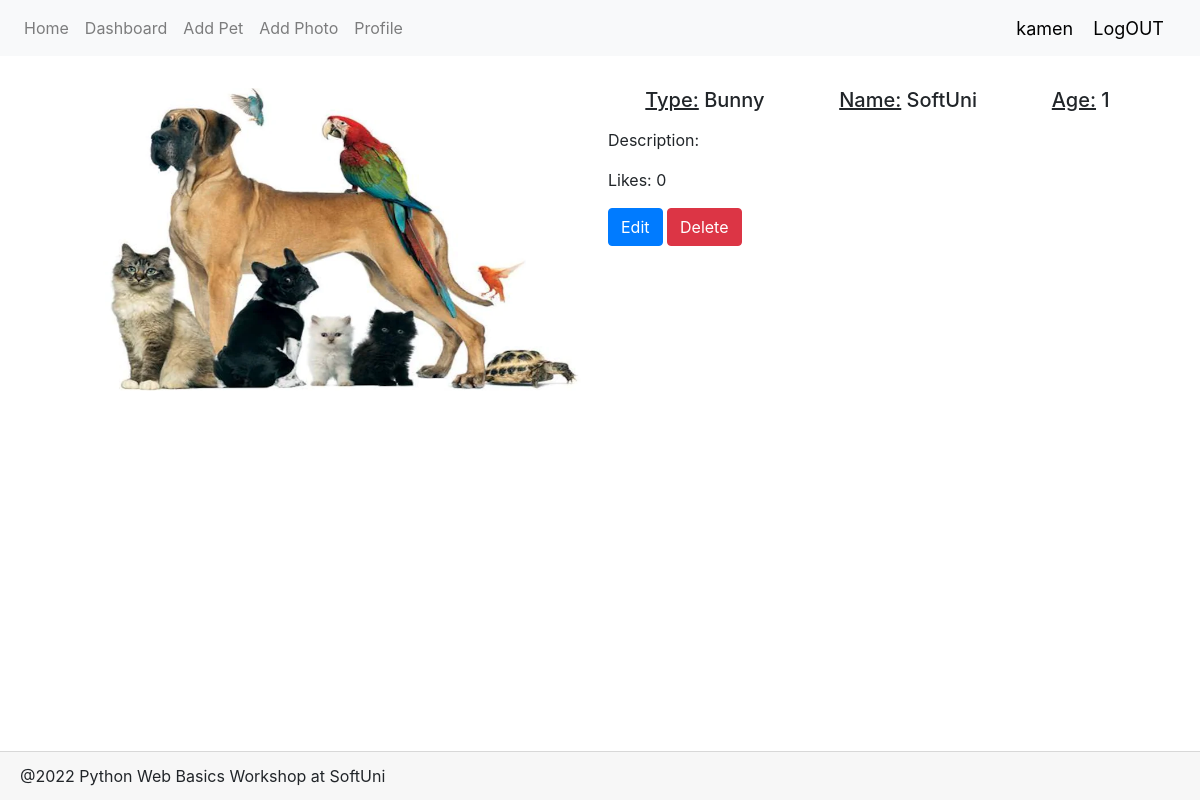
Before: /photo/details/2/ (signed in) with the older database file.
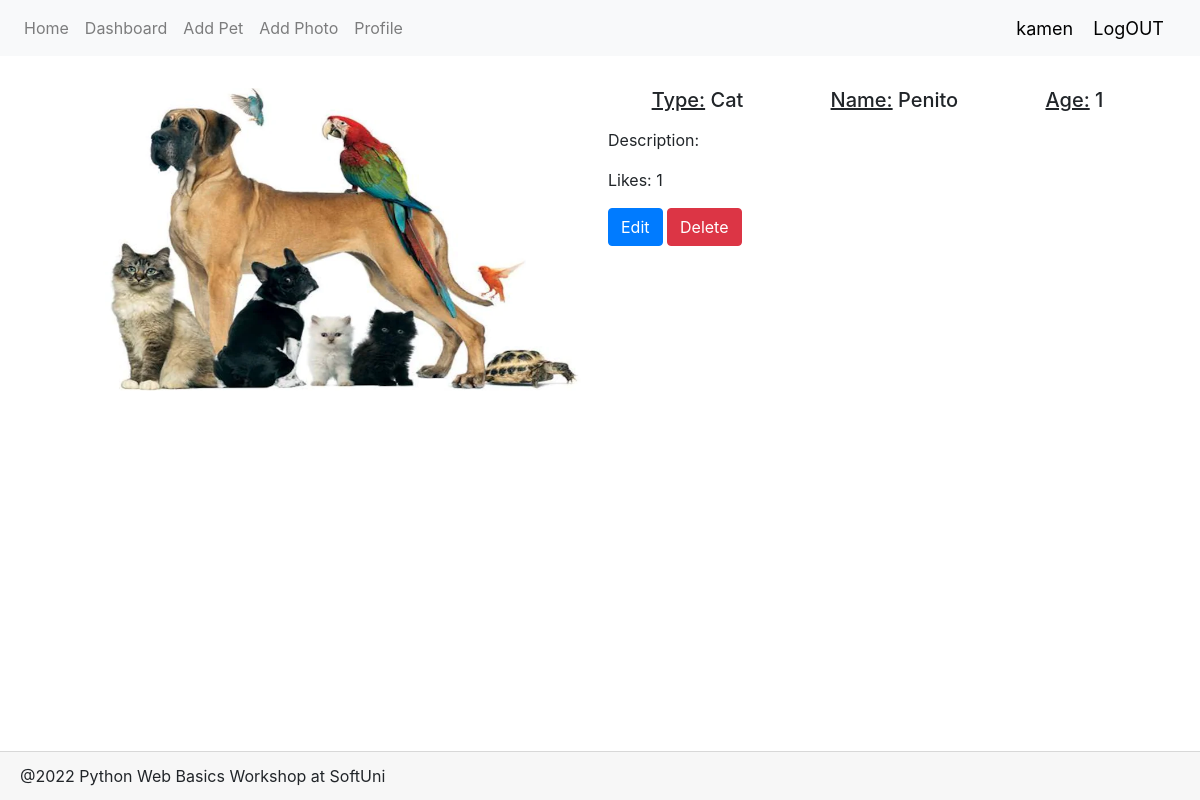
After: the same page with the newer database file.
### Petstagram/main_app/models.py (models this page shows, shortened)
class PetPhoto(models.Model):
    photo = models.ImageField(
        'Pet image',
        upload_to='images/',
    )
    tagged_pets = models.ManyToManyField(Pet)
    description = models.TextField(
        null=True,
        blank=True,
    )
    publication_date = models.DateTimeField(
        auto_now_add=True,
    )
    likes = models.IntegerField(
        default=0
    )
    account = models.ForeignKey(
        User,
        related_name='account_owner_photo',
        on_delete=models.CASCADE,
        unique=False,
    )
    list_who_like_photo = models.ManyToManyField(
        User,
        related_name='account_liked_photo',
        blank=True,
    )

class Pet(models.Model):
    TYPES = [(x, x) for x in ("Cat", "Dog", "Bunny", "Parrot", "Fish", "Other")]
    name = models.CharField('Pet name', max_length=30)
    type = models.CharField(
        max_length=max(len(x) for (x, y) in TYPES),
        choices=TYPES
    )
    date_of_birth = models.DateField(
        'Day of birth',
        null=True,
        blank=True
    )
    account = models.ForeignKey(
        User,
        on_delete=models.CASCADE,
    )
    @property
    def age(self):
        return datetime.datetime.now().year - self.date_of_birth.year
    class Meta:
        unique_together = ('name',)

### Petstagram/main_app/views/photos.py (the view)
# urls.py: path('photo/details/<str:pk>/', photos.PhotoDetailsView.as_view(), name='photo_details'),
class PhotoDetailsView(LoginRequiredMixin, generic.DetailView):
    template_name = 'photo_details.html'
    model = PetPhoto
    context_object_name = 'phototo'

### Petstagram/main_app/templatetags/profiles.py (called while the page is built)
@register.simple_tag()
def has_profile():
    return Profile.objects.count() > 0

### Petstagram/main_app/templates/photo_details.html
{% extends 'base.html' %}
{% block page_content %}
    <div class="d-flex">
        <div class="d-inline p-2 w-50">
            <img src= '{{ phototo.photo.url }}'
                 class="w-100 rounded mx-auto d-block" alt="{{ phototo.description }}">
        </div>
        <div class="d-inline p-2 w-50">
            {% for pet in phototo.tagged_pets.all %}
                <div class="d-flex justify-content-around">
                    <h5><u>Type:</u> {{ pet.type }}</h5>
                    <h5><u>Name:</u> {{ pet.name }}</h5>
                    {% if pet.date_of_birth %}
                        <h5><u>Age:</u> {{ pet.age }}</h5>
                    {% endif %}
                </div>
            {% endfor %}
            <p class="mt-2">Description: {{ phototo.description }}</p>
            <p class="mt-2">Likes: {{ phototo.likes }}</p>
            {% if request.user.id != phototo.account.id %}
                <a href="{% url 'like_photo' phototo.id %}"><i class="fa fa-heart-o" aria-hidden="true"></i></a>
            {% else %}
                <a href="{% url 'photo_edit' phototo.id %}" class="btn btn-primary">Edit</a>
                <a href="{% url 'photo_delete' phototo.id %}" class="btn btn-danger">Delete</a>
            {% endif %}
        </div>
    </div>
{% endblock %}

### templates/base.html (shortened to what this page needs)
{% load profiles %}
<!DOCTYPE html>
<html lang="en">
<head>
    <link rel="stylesheet" href="https://stackpath.bootstrapcdn.com/bootstrap/4.3.1/css/bootstrap.min.css"
>
    <link rel="stylesheet" href="https://stackpath.bootstrapcdn.com/font-awesome/4.7.0/css/font-awesome.min.css"
>
</head>
<body>
<nav class="navbar navbar-expand-lg navbar-light bg-light" style="margin-bottom:2%">
    {% has_profile as hp %}
    <div class="collapse navbar-collapse" id="navbarNavDropdown">
        <ul class="navbar-nav">
            <li class="nav-item">
                <a class="nav-link" href="{% url 'home_page' %}">Home</a>
            </li>
            {% if request.user.is_authenticated %}
            <li class="nav-item">
                <a class="nav-link" href="{% url 'dashboard' %}">Dashboard</a>
            </li>
                {% if not hide_additional_nav_item %}
                    <li class="nav-item">
                        <a class="nav-link" href="{% url 'add_pet' %}">Add Pet</a>
                    </li>
                    <li class="nav-item">
                        <a class="nav-link" href="{% url 'add_photo' %}">Add Photo</a>
                    </li>
                {% endif %}
            <li class="nav-item">
            <a class="nav-link" href="{% url 'account_detail'%}">Profile</a>
            </li>
            {% endif %}
        </ul>
    </div>
    {% if not request.user.is_authenticated %}
        <span class="hello-msg">Hello, Gest!</span>
        <span><a  class="hello-msg" href="{% url 'login_page' %}">LogIN</a></span>
    {% else %}
        <span><a  class="hello-msg" href="{% url 'account_detail' %}">{{ request.user }}</a></span>
        <span><a  class="hello-msg" href="{% url 'logout_page' %}">LogOUT</a></span>
    {% endif %}
</nav>
<div class="container">
    {% block page_content %}
    {% endblock %}
</div>
<footer class="fixed-bottom card-footer ">
    <div>@2022 Python Web Basics Workshop at SoftUni</div>
</footer>
</body>
</html>

### templates/base.html (style rules this page uses)
.hello-msg { font-size: 18px; color: black; margin-right: 20px; }

Changed rows visible on the page:
changed PetPhoto: likes "0" → "1"
changed Pet: type "Bunny" → "Cat"; name "SoftUni" → "Penito"
